Frame 1 (no input): blank canvas, image omitted
Frame 60 (no input): blank canvas, image omitted
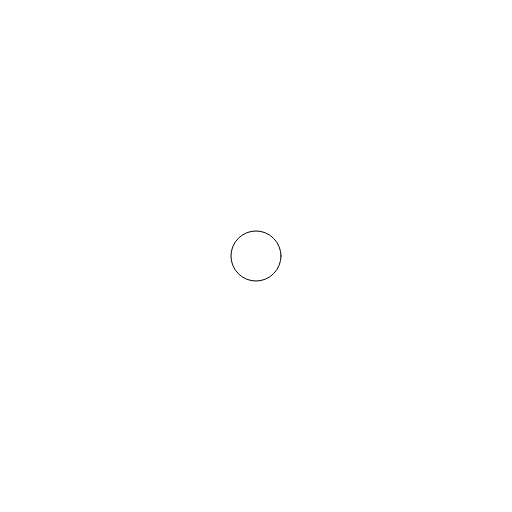
Frame 120 (the mouse pressed at the canvas centre since frame 60)

The p5.js sketch whose frames 1 and 60 were blank and that drew this single picture after the mouse press (run headless with seeded random() and noise() and a simulated clock; from frame 60 on, the mouse is pressed at the canvas centre):

// p5.js sketch
// ── sketch.js

// var r;
// var x;
// var y;

// function setup() 
// {
    
//     createCanvas(512,512);
    
//     r = random();
    
//     console.log(min(100,1000));
    
//     x = 0;
    
// }

// function draw()
// {
//     background(255);
// //    r = random(100,width/2);
// //    ellipse(width/2, height/2, r,r);
// //    console.log(r);
    
// //    x = max(100,mouseX);
// //    y = max(100,mouseY);

//     y = height/2;
//     x += 1;
//     x = min(x, 450);
    
//     ellipse(x,y,50,50);
// }




// RANDOM NUMBER BEING SPIT OUT on the screen

// function setup()
// {
//     createCanvas(512,512);
//     console.log(random());
// }





// RANDOM ELLIPSES BEING SHOWN ON THE SCREEN
// A NEW ELLIPSE AFTER EVERY " REFRESH OF THE PAGE "
// function setup()
// {
//     createCanvas(512,512);
//     console.log(random());

//     ellipse(width/2, height/2, random() * 250, random() * 250);
// }




// RANDOM ELLIPSES WITH  FRESH BACKGROUND EACH TIME
// CREATES A STROBE EFFECT WITH RANDOM HEIGHT / WIDTH
// function setup()
// {
//     createCanvas(512, 512);
//     console.log(random());
// }

// function draw()
// {
//     background(255);
//     ellipse(width/2, height/2, random() * 250, random() * 250);
// }




// A SERIES OF CIRCLES of one random width and height with using VARIABLES

// var r;

// function setup()
// {
//     createCanvas(512,512);
//     console.log(random());

// }

// function draw()
// {
//     background (255);
//     r = random();
//     ellipse(width/2, height/2, r * 250, r * 250);
// }



// ANOTHER GREAT WAY OF USING RANDOM BY PROVIDING MORE PARAMETERS
// TO THE VARIABLE
// function setup()
// {
//     createCanvas(512,512);
//     console.log(random());

// }

// function draw()
// {
//     background (255);
//     r = random(50, 250); // added the parameters to 'r' through here
//     ellipse(width/2, height/2, r, r); // shown above
// }





// ANOTHER FUNCTION CALLED (MIN)
// 2 VALUES NEED TO BE SUPPLIED
// MAKES THE ELLIPSE GLIDE ACROSS THE SCREEN

function setup()
{
    createCanvas(512,512);
    console.log(min(10,1));
    // MIN takes the lowest value and returns it
    // PURPOSE of this function becomes useful when dealing with numbers
    // that change during run time 
    // EXAMPLE : 
    // ' mouseX ' and ' mouseY ' 
}

function draw()
{
    background (255);
    ellipse(mouseX, mouseY,50,50);
}






// A FUNCTION THAT WILL STOP THE ELLIPSE FROM MOVING PAST A CERTAIN
// POINT ON THE SCREEN, CANVAS AREA by creating a variable

// var x;

// function setup()
// {
//     createCanvas(512,512);
//     console.log(min(10,1));
// }

// function draw()
// {
//     background (255);
//     x = min(mouseX, 250); // setting equal to mouseX and put that it equals the min
//     ellipse(mouseX, mouseY,50,50);
// }




// USING THE STOP IN AN ANIMATION
// var r;
// var x;

// function setup()
// {
//     createCanvas(512,512);
//     console.log(min(24,1000));
//     x = 0; // initializing x at zero here, but increments in the draw function
// }

// function draw()
// {
//     background (255);
//     x = min(x + 1, 250);
//     ellipse(mouseX, mouseY,50,50);
// }


//
// USING THE MAX FUNCTION TO STOP THE BALL
//
// var r;
// var x;

// function setup()
// {
//     createCanvas(512,512);
//     console.log(min(24,1000));
//     x = 500; // initializing x at zero here, but increments in the draw function
// }

// function draw()
// {
//     background (255);
//   //  x = min(x + 1, 250);
//     x = max(x - 1, 25);
//     ellipse(mouseX, mouseY,50,50);
// }
